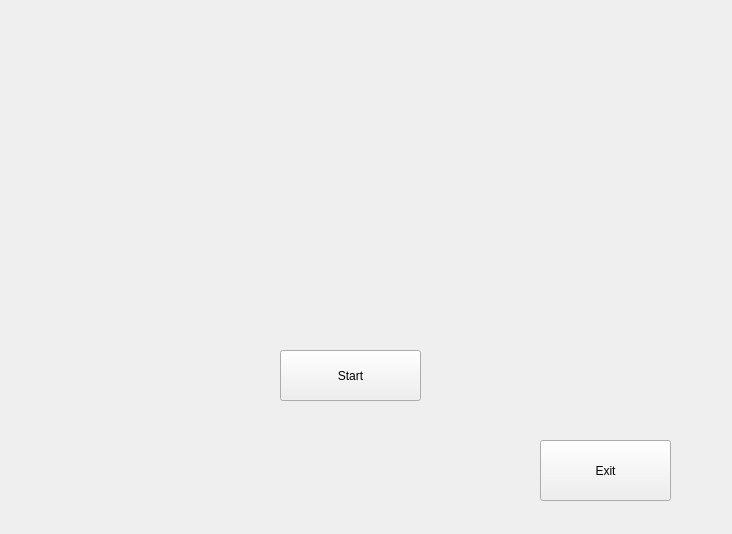
<?xml version="1.0" encoding="UTF-8"?>
<ui version="4.0">
 <class>StartView</class>
 <widget class="QWidget" name="StartView">
  <property name="geometry">
   <rect>
    <x>0</x>
    <y>0</y>
    <width>732</width>
    <height>534</height>
   </rect>
  </property>
  <property name="windowTitle">
   <string>Form</string>
  </property>
  <widget class="QPushButton" name="startButton">
   <property name="geometry">
    <rect>
     <x>280</x>
     <y>350</y>
     <width>141</width>
     <height>51</height>
    </rect>
   </property>
   <property name="text">
    <string>Start</string>
   </property>
  </widget>
  <widget class="QPushButton" name="exitButton">
   <property name="geometry">
    <rect>
     <x>540</x>
     <y>440</y>
     <width>131</width>
     <height>61</height>
    </rect>
   </property>
   <property name="text">
    <string>Exit</string>
   </property>
  </widget>
 </widget>
 <resources/>
 <connections/>
</ui>
